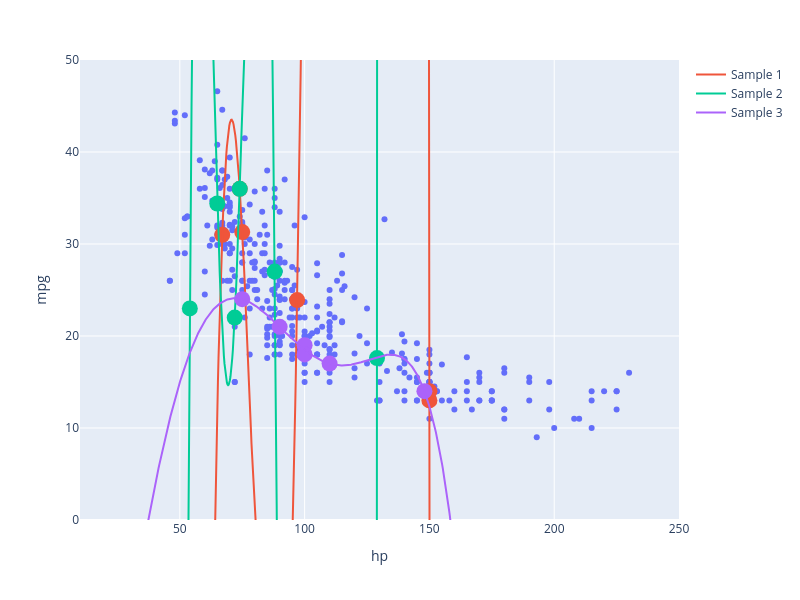

Source (notebook cell):
### Markdown cell above
Visualizing differently:

### Code cell
np.random.seed(16)
pl.set_random_seed(16)

fig = px.scatter(vehicles, x="hp", y="mpg", width=800, height=600)

for i in range(0, 3):
    sample = vehicles.sample(6).sort("hp")
    
    polynomial_model = Pipeline([
                ('polynomial_transformation', PolynomialFeatures(5)),
                ('linear_regression', LinearRegression())    
            ])

    polynomial_model.fit(sample[["hp"]], sample["mpg"])
    
    name = f"Sample {i+1}"
    fig.add_trace(go.Scatter(x=sample["hp"], y=sample["mpg"], 
        name=name, legendgroup=name, mode="markers", showlegend=False,
        marker_size=16,
        marker_color=px.colors.qualitative.Plotly[i+1]))
    xs = np.linspace(10, 250, 1000)
    fig.add_trace(go.Scatter(x=xs, 
        y=polynomial_model.predict(xs[:, np.newaxis]),
        name=name, legendgroup=name, mode="lines",
        line_color=px.colors.qualitative.Plotly[i+1]))

fig.update_yaxes(range=[0, 50])

### Figure 1 — Plotly figure (JSON) as saved in the notebook; plotly's stock layout.template omitted (floating-point values rounded to 4 significant figures; data arrays with more than 128 entries replaced by an {"elided": "..."} marker saying what was removed)
{"data": [{"hovertemplate": "hp=%{x}<br>mpg=%{y}<extra></extra>", "legendgroup": "", "marker": {"color": "#636efa", "symbol": "circle"}, "mode": "markers", "name": "", "orientation": "v", "showlegend": false, "type": "scatter", "x": {"elided": "392 float values"}, "xaxis": "x", "y": {"elided": "392 float values"}, "yaxis": "y"}, {"legendgroup": "Sample 1", "marker": {"color": "#EF553B", "size": 16}, "mode": "markers", "name": "Sample 1", "showlegend": false, "type": "scatter", "x": [67.0, 74.0, 75.0, 97.0, 150.0, 150.0], "y": [31.0, 36.0, 31.3, 23.9, 13.0, 14.0]}, {"legendgroup": "Sample 1", "line": {"color": "#EF553B"}, "mode": "lines", "name": "Sample 1", "type": "scatter", "x": {"elided": "1000 float values"}, "y": {"elided": "1000 float values"}}, {"legendgroup": "Sample 2", "marker": {"color": "#00CC96", "size": 16}, "mode": "markers", "name": "Sample 2", "showlegend": false, "type": "scatter", "x": [54.0, 65.0, 72.0, 74.0, 88.0, 129.0], "y": [23.0, 34.4, 22.0, 36.0, 27.0, 17.6]}, {"legendgroup": "Sample 2", "line": {"color": "#00CC96"}, "mode": "lines", "name": "Sample 2", "type": "scatter", "x": {"elided": "1000 float values"}, "y": {"elided": "1000 float values"}}, {"legendgroup": "Sample 3", "marker": {"color": "#AB63FA", "size": 16}, "mode": "markers", "name": "Sample 3", "showlegend": false, "type": "scatter", "x": [75.0, 90.0, 100.0, 100.0, 110.0, 148.0], "y": [24.0, 21.0, 19.0, 18.0, 17.0, 14.0]}, {"legendgroup": "Sample 3", "line": {"color": "#AB63FA"}, "mode": "lines", "name": "Sample 3", "type": "scatter", "x": {"elided": "1000 float values"}, "y": {"elided": "1000 float values"}}], "layout": {"height": 600, "legend": {"tracegroupgap": 0}, "margin": {"t": 60}, "width": 800, "xaxis": {"anchor": "y", "domain": [0.0, 1.0], "title": {"text": "hp"}}, "yaxis": {"anchor": "x", "domain": [0.0, 1.0], "range": [0, 50], "title": {"text": "mpg"}}}}
